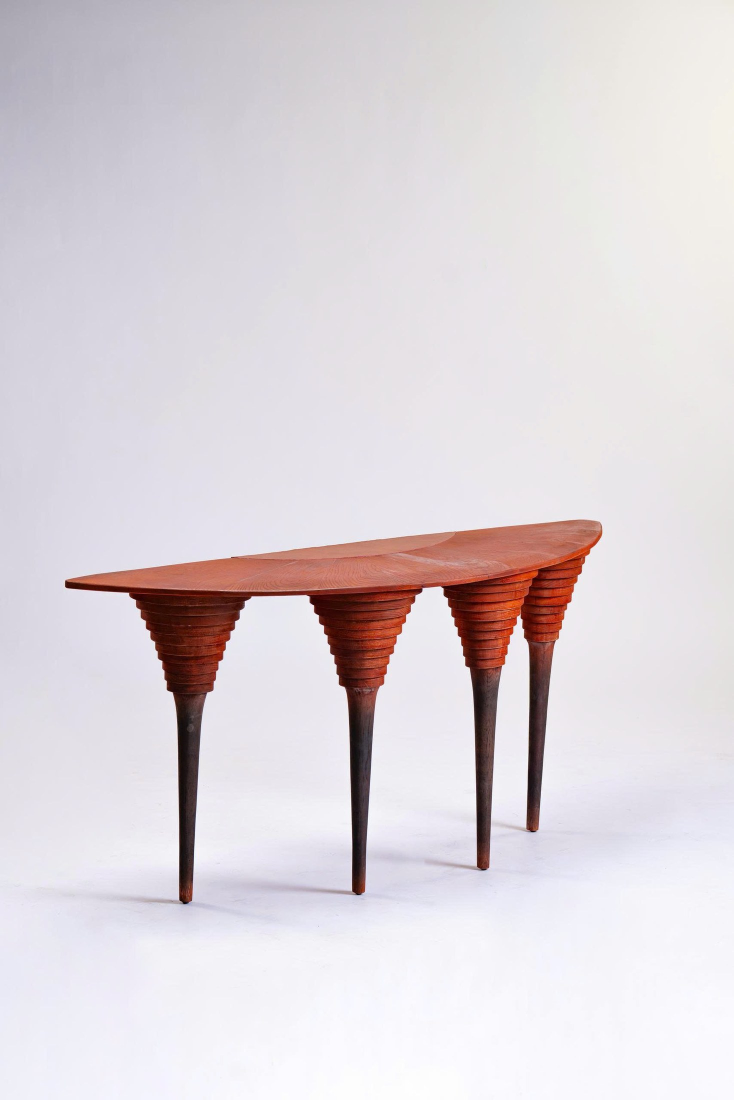
#> input picture ban-mangthit-detail-1.jpg, 1467 x 2200 px, given in place of IMG_3683.JPG, which was not available (shown at 1/2 size)
$ python process_nhong_nhong_images.py
#> lines starting #> are read from the running program, lines starting #| are printed output that depends on the picture; pictures that were not available may be replaced by others from this repository, and a replacement may not be noted
import os
from PIL import Image

src_dir = './extracted_nhong_nhong/HMA26-NHONG NHONG'
dest_public = './public'
dest_root = '.'

# 1. Designer portraits:
# IMG_3683.JPG and IMG_20260920_140253.jpg
# Let's inspect who is who, or combine them into a dual-portrait / two separate portraits!
im_p1 = Image.open(os.path.join(src_dir, 'Ảnh profile đen trắng', 'IMG_3683.JPG'))
#> im_p1 is the input picture: PIL image 1467x2200 RGB; mean R, G, B 221.2, 214.2, 218.7
im_p2 = Image.open(os.path.join(src_dir, 'Ảnh profile đen trắng', 'IMG_20260920_140253.jpg'))
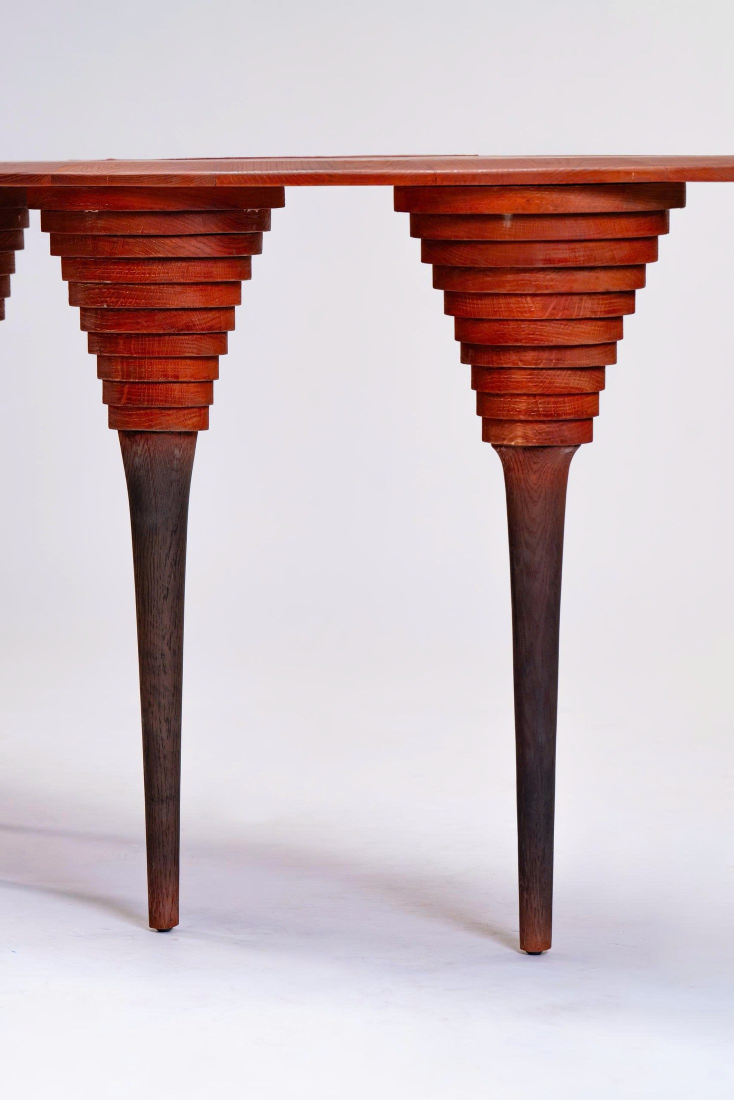
#> input picture ban-mangthit-detail-2.jpg, 1467 x 2200 px, given in place of IMG_20260920_140253.jpg, which was not available (shown at 1/2 size)
#> im_p2 is the input picture: PIL image 1467x2200 RGB; mean R, G, B 204, 187.5, 190.7
print("Portrait 1 size:", im_p1.size)
#| Portrait 1 size: (1467, 2200)
print("Portrait 2 size:", im_p2.size)
#| Portrait 2 size: (1467, 2200)

# Convert & save separate portraits
for src_p, name in [(im_p1, 'nguyen-ngoc-chung-portrait.jpg'), (im_p2, 'nguyen-cam-chau-portrait.jpg')]:
    if src_p.mode in ('RGBA', 'P'):
        src_p = src_p.convert('RGB')
    if src_p.width > 2000 or src_p.height > 2000:
        src_p.thumbnail((2000, 2000), Image.Resampling.LANCZOS)
    src_p.save(os.path.join(dest_public, name), 'JPEG', quality=90, optimize=True)
    src_p.save(os.path.join(dest_root, name), 'JPEG', quality=90, optimize=True)
    print(f"Saved {name}: {src_p.size}")
#> this loop made 2 passes
#> name on passes 1 to 2: 'nguyen-ngoc-chung-portrait.jpg', 'nguyen-cam-chau-portrait.jpg'
#| Saved nguyen-ngoc-chung-portrait.jpg: (1334, 2000)
#| Saved nguyen-cam-chau-portrait.jpg: (1334, 2000)
#> pass 1, `src_p.save(os.path.join(dest_public, name), 'JPEG', quality=90, optimi..`:
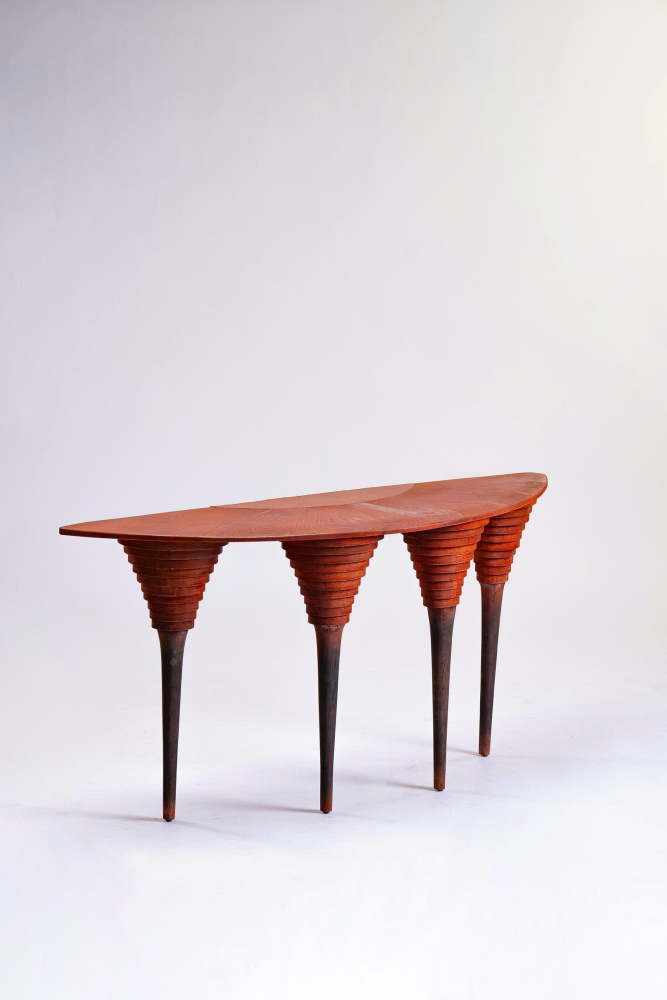
#> saved as nguyen-ngoc-chung-portrait.jpg: PIL image 1334x2000 RGB (shown at 1/2 size); mean R, G, B 221.2, 214.2, 218.7

# Also create a combined duo portrait for the team card: 'nhong-nhong-designers-duo.jpg'
# Target height 1200
h = 1200
w1 = int(im_p1.width * (h / im_p1.height))
#> w1 = 800
w2 = int(im_p2.width * (h / im_p2.height))
#> w2 = 800
p1_resized = im_p1.resize((w1, h), Image.Resampling.LANCZOS).convert('RGB')
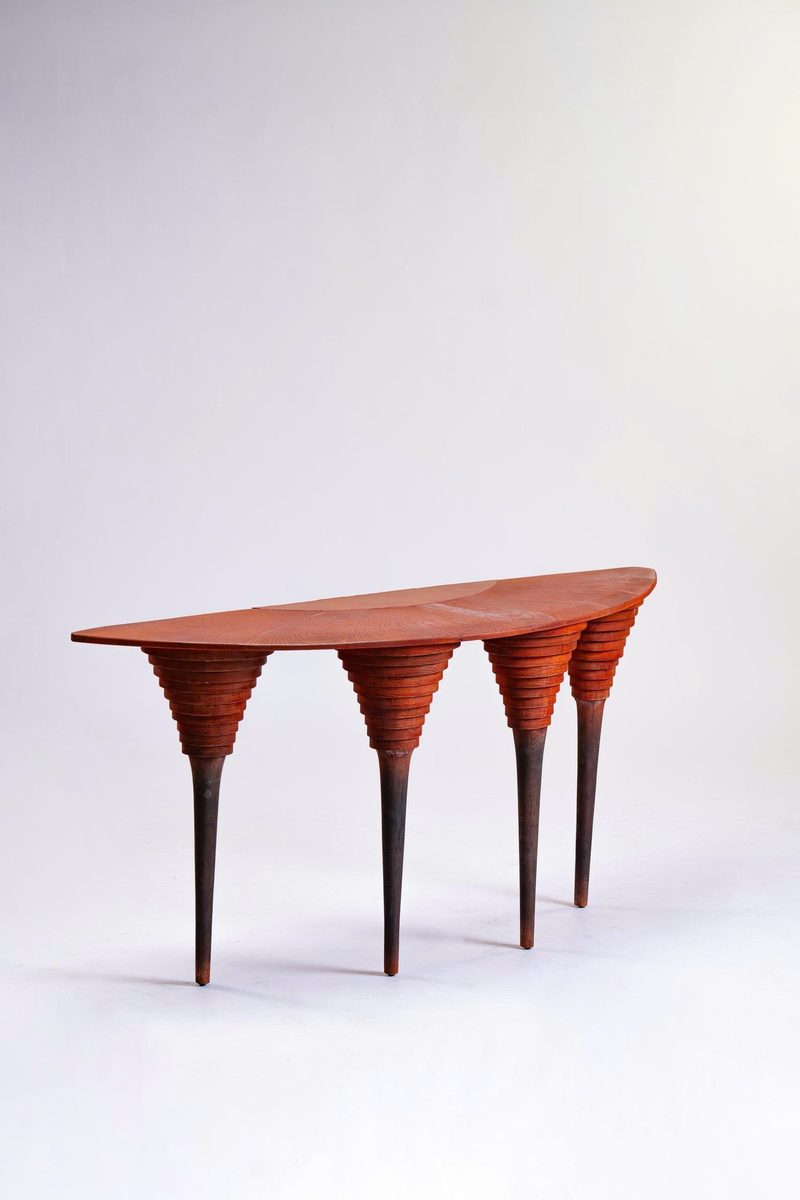
#> p1_resized: PIL image 800x1200 RGB; mean R, G, B 221.2, 214.2, 218.7
p2_resized = im_p2.resize((w2, h), Image.Resampling.LANCZOS).convert('RGB')
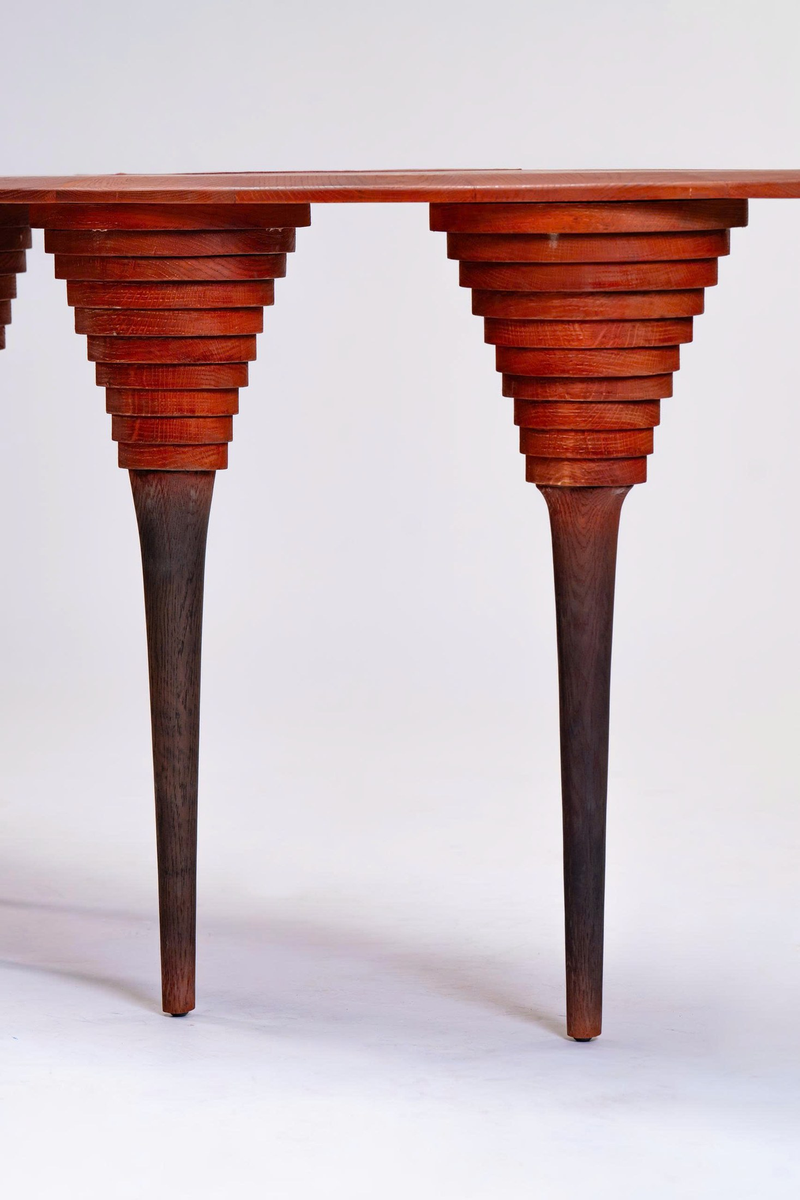
#> p2_resized: PIL image 800x1200 RGB; mean R, G, B 204, 187.5, 190.7
duo = Image.new('RGB', (w1 + w2 + 8, h), (240, 240, 240))
#> duo: PIL image 1608x1200 RGB; every value is 240
duo.paste(p1_resized, (0, 0))
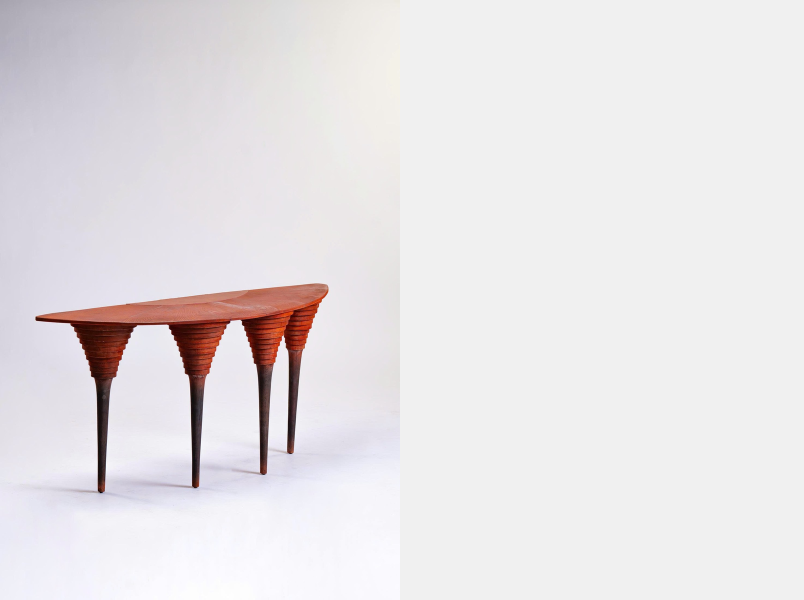
#> duo: PIL image 1608x1200 RGB (shown at 1/2 size); mean R, G, B 230.7, 227.2, 229.4
duo.paste(p2_resized, (w1 + 8, 0))
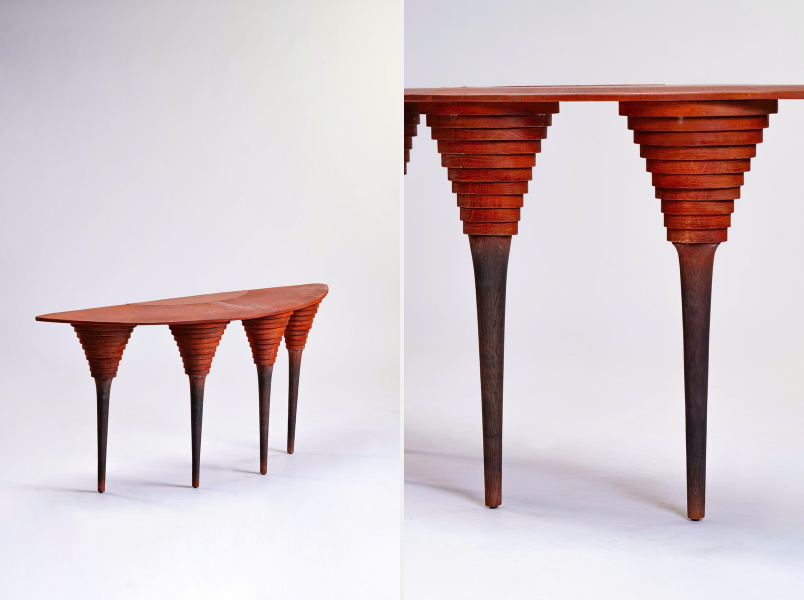
#> duo: PIL image 1608x1200 RGB (shown at 1/2 size); mean R, G, B 212.7, 201.1, 204.9
duo.save(os.path.join(dest_public, 'chung-va-chau-duo-portrait.jpg'), 'JPEG', quality=90, optimize=True)
duo.save(os.path.join(dest_root, 'chung-va-chau-duo-portrait.jpg'), 'JPEG', quality=90, optimize=True)
print("Saved chung-va-chau-duo-portrait.jpg:", duo.size)
#| Saved chung-va-chau-duo-portrait.jpg: (1608, 1200)

# 2. Product images
# TR100094 copy.jpg, TR100096 copy.jpg, TR100099 copy.jpg, TR100101 copy.jpg, InShot_20260919_215850445.jpg, IMG_20260919_213758.jpg
prod_dir = os.path.join(src_dir, 'Ảnh sản phẩm')
prod_map = {
    'TR100094 copy.jpg': 'nhong-nhong-main.jpg',
    'TR100096 copy.jpg': 'nhong-nhong-detail-rocking.jpg',
    'TR100099 copy.jpg': 'nhong-nhong-nested.jpg',
    'TR100101 copy.jpg': 'nhong-nhong-detail-wood.jpg',
    'InShot_20260919_215850445.jpg': 'nhong-nhong-lifestyle.jpg'
}

for src_name, dst_name in prod_map.items():
    src_file = os.path.join(prod_dir, src_name)
    im = Image.open(src_file)
    if im.mode in ('RGBA', 'P'):
        im = im.convert('RGB')
    if im.width > 2200 or im.height > 2200:
        im.thumbnail((2200, 2200), Image.Resampling.LANCZOS)
    im.save(os.path.join(dest_public, dst_name), 'JPEG', quality=88, optimize=True)
    im.save(os.path.join(dest_root, dst_name), 'JPEG', quality=88, optimize=True)
    print(f"Saved {dst_name}: {im.size}")
#| Saved nhong-nhong-main.jpg: (1467, 2200)
#> (the run stopped early here; a loop or call above may not have finished)
